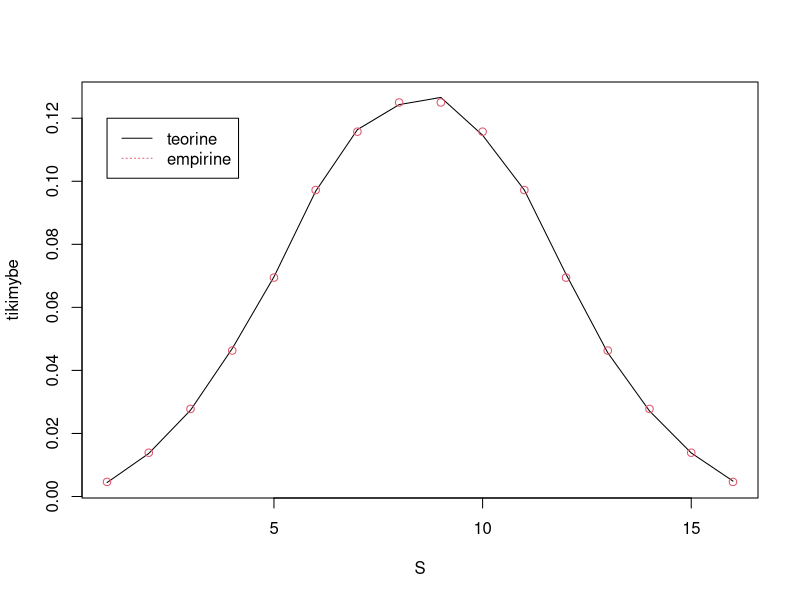
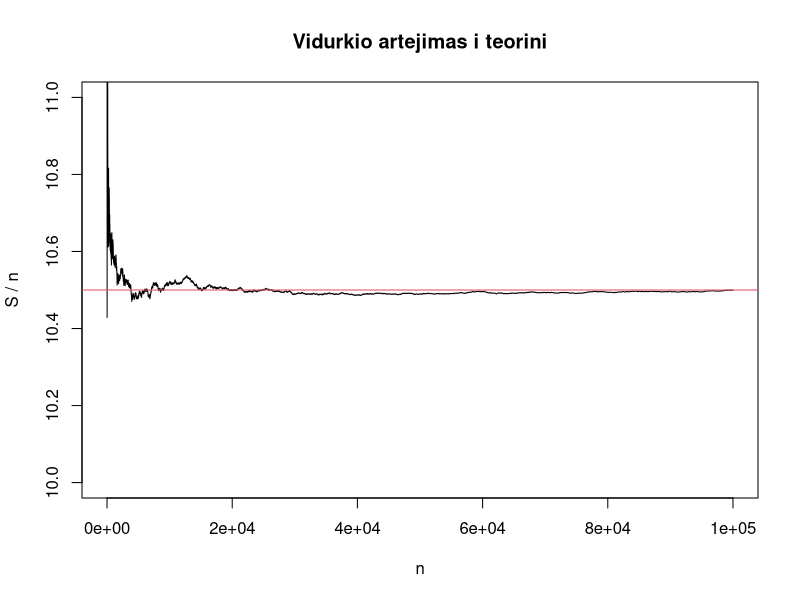
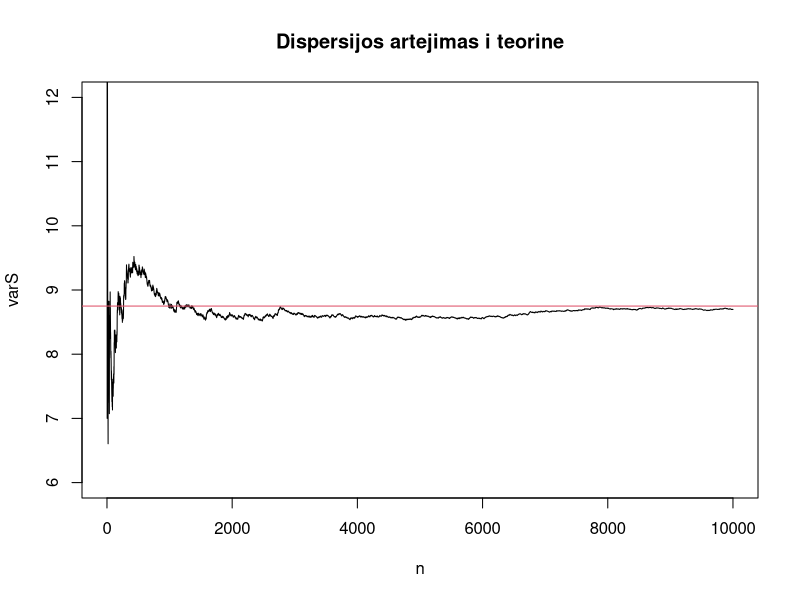

These figures' R source, in order:
## ---- chunk 1
n = 10^5
S <- replicate(n, (sum(sample(1:6, 3, replace = TRUE)))) # sugeneruojama imtis
head(S)
## ---- chunk 2
all <- expand.grid(1:6, 1:6, 1:6) # sugeneruojami visi galimi kauliuku iskritimo variantai

all <- rowSums(all) 

prob_t <- table(all) / length(all) 

prob_t <- as.matrix(prob_t)
## ---- chunk 3
prob_e <- table(S) / length(S)

prob_e <- as.matrix(prob_e)

table <- data.frame(prob_e, prob_t)
## ---- chunk 4
plot(prob_e, type = "l", xlab = "S", ylab = "tikimybe")

points(prob_t, col = 2, lty = 3)

legend(1, 0.12, c("teorine", "empirine"), lty = c(1, 3), col = c(1, 2))
## ---- chunk 5
ES <- sum(prob_t[,1] * unique(all))

var <- sum(prob_t[,1] * (unique(all) - ES)^2)
## ---- chunk 6
plot(cumsum(S)/1:n, type="l", xlab="n", ylab = "S / n", main="Vidurkio artejimas i teorini", ylim = c(10,11))

abline(h=ES, col=2)
## ---- chunk 7
a=S*0

for(i in 1:10000){

  a[i]=var(S[1:i])
}

plot(a[1:10000], type="l", xlab="n", ylab="varS", main="Dispersijos artejimas i teorine", ylim = c(6, 12))

abline(h=var, col=2)
